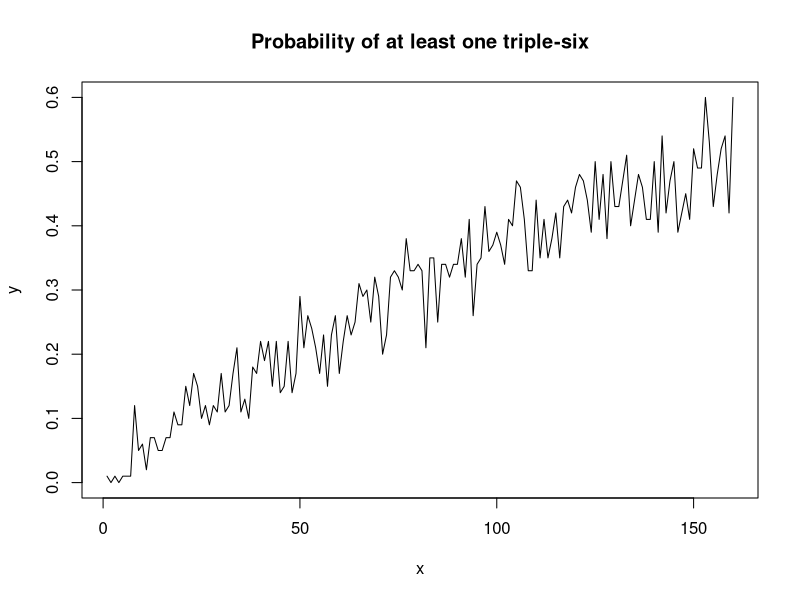

Write R code to recreate this figure.

#' Exercise 5
#' Consider the bet that all three dice will turn up sixes at least
#' once in n rolls of three dice.
#' Calculate f(n), the probability of at least one triple-six
#' when three dice are rolled n times.
#' Determine the smallest value of n necessary for a favorable bet
#' that a triple-six will occur when time three dice are rolled n times.

n = 160
x = c(1:n)
y = rep(0, n)

for (i in 1:n) {
  count_win = 0
  for (j in 1:100) {
    for (k in 1:i) {
      dice_1 = as.integer(runif(1) * 6 + 1) # roll a dice
      dice_2 = as.integer(runif(1) * 6 + 1) # roll a dice
      dice_3 = as.integer(runif(1) * 6 + 1) # roll a dice
      if (dice_1 == 6 && dice_2 == 6 && dice_3 == 6) { # if three-six
        count_win = count_win + 1 # win the game
        break
      }
    }
  }
  
  y[i] = count_win / 100 # the probability of at least one triple-six
  
}

plot(x, y, main='Probability of at least one triple-six', type='l')
